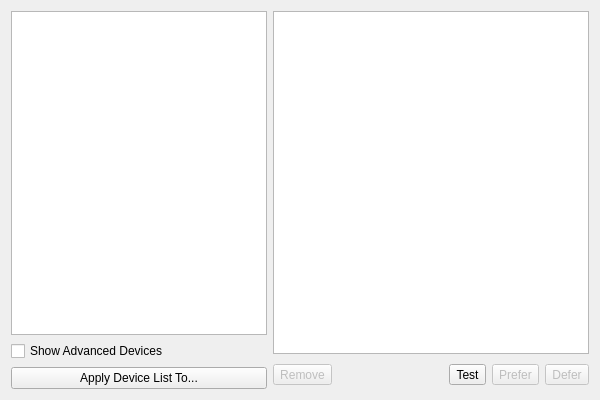
<ui version="4.0" >
 <author>Matthias Kretz &lt;kretz@kde.org></author>
 <class>DevicePreference</class>
 <widget class="QWidget" name="DevicePreference" >
  <property name="geometry" >
   <rect>
    <x>0</x>
    <y>0</y>
    <width>600</width>
    <height>400</height>
   </rect>
  </property>
  <layout class="QGridLayout" >
   <item rowspan="2" row="0" column="0" >
    <layout class="QVBoxLayout" >
     <item>
      <widget class="QTreeView" name="categoryTree" >
       <property name="sizePolicy" >
        <sizepolicy vsizetype="Expanding" hsizetype="Preferred" >
         <horstretch>0</horstretch>
         <verstretch>0</verstretch>
        </sizepolicy>
       </property>
       <property name="contextMenuPolicy" >
        <enum>Qt::CustomContextMenu</enum>
       </property>
       <property name="toolTip" >
        <string>Various categories of outputs.  For each category you may choose what device you wish to output to.</string>
       </property>
       <property name="whatsThis" >
        <string>Various categories of outputs.  For each category you may choose what device you wish to output to.</string>
       </property>
       <property name="itemsExpandable" >
        <bool>false</bool>
       </property>
      </widget>
     </item>
     <item>
      <layout class="QHBoxLayout" >
       <property name="spacing" >
        <number>0</number>
       </property>
       <item>
        <widget class="QCheckBox" name="showCheckBox" >
         <property name="text" >
          <string>Show Advanced Devices</string>
         </property>
        </widget>
       </item>
       <item>
        <spacer>
         <property name="orientation" >
          <enum>Qt::Horizontal</enum>
         </property>
         <property name="sizeType" >
          <enum>QSizePolicy::Preferred</enum>
         </property>
         <property name="sizeHint" stdset="0" >
          <size>
           <width>0</width>
           <height>20</height>
          </size>
         </property>
        </spacer>
       </item>
      </layout>
     </item>
     <item>
      <layout class="QHBoxLayout" >
       <property name="spacing" >
        <number>0</number>
       </property>
       <item>
        <widget class="QPushButton" name="applyPreferencesButton" >
         <property name="text" >
          <string>Apply Device List To...</string>
         </property>
        </widget>
       </item>
       <item>
        <spacer>
         <property name="orientation" >
          <enum>Qt::Horizontal</enum>
         </property>
         <property name="sizeType" >
          <enum>QSizePolicy::Minimum</enum>
         </property>
         <property name="sizeHint" stdset="0" >
          <size>
           <width>0</width>
           <height>20</height>
          </size>
         </property>
        </spacer>
       </item>
      </layout>
     </item>
    </layout>
   </item>
   <item row="0" column="1" >
    <widget class="QTreeView" name="deviceList" >
     <property name="acceptDrops" >
      <bool>true</bool>
     </property>
     <property name="toolTip" >
      <string>Audio Outputs found on your system.  Choose the device that you wish sound to come out of.</string>
     </property>
     <property name="whatsThis" >
      <string>The order determines the preference of the output devices. If for some reason the first device cannot be used Phonon will try to use the second, and
so on.</string>
     </property>
     <property name="horizontalScrollBarPolicy" >
      <enum>Qt::ScrollBarAsNeeded</enum>
     </property>
     <property name="dragEnabled" >
      <bool>true</bool>
     </property>
     <property name="dragDropMode" >
      <enum>QAbstractItemView::InternalMove</enum>
     </property>
     <property name="selectionBehavior" >
      <enum>QAbstractItemView::SelectRows</enum>
     </property>
     <property name="iconSize" >
      <size>
       <width>32</width>
       <height>32</height>
      </size>
     </property>
     <property name="textElideMode" >
      <enum>Qt::ElideNone</enum>
     </property>
     <property name="verticalScrollMode" >
      <enum>QAbstractItemView::ScrollPerPixel</enum>
     </property>
     <property name="horizontalScrollMode" >
      <enum>QAbstractItemView::ScrollPerPixel</enum>
     </property>
     <property name="rootIsDecorated" >
      <bool>false</bool>
     </property>
     <property name="itemsExpandable" >
      <bool>false</bool>
     </property>
    </widget>
   </item>
   <item row="1" column="1" >
    <layout class="QHBoxLayout" >
     <item>
      <widget class="QToolButton" name="removeButton" >
       <property name="enabled" >
        <bool>false</bool>
       </property>
       <property name="text" >
        <string>Remove</string>
       </property>
       <property name="toolButtonStyle" >
        <enum>Qt::ToolButtonTextBesideIcon</enum>
       </property>
      </widget>
     </item>
     <item>
      <spacer>
       <property name="orientation" >
        <enum>Qt::Horizontal</enum>
       </property>
       <property name="sizeHint" stdset="0" >
        <size>
         <width>16</width>
         <height>29</height>
        </size>
       </property>
      </spacer>
     </item>
     <item>
      <widget class="QToolButton" name="testPlaybackButton" >
       <property name="text" >
        <string>Test</string>
       </property>
       <property name="checkable" >
        <bool>true</bool>
       </property>
       <property name="toolButtonStyle" >
        <enum>Qt::ToolButtonTextBesideIcon</enum>
       </property>
      </widget>
     </item>
     <item>
      <widget class="QToolButton" name="preferButton" >
       <property name="enabled" >
        <bool>false</bool>
       </property>
       <property name="toolTip" >
        <string>prefer the selected device</string>
       </property>
       <property name="text" >
        <string>Prefer</string>
       </property>
       <property name="toolButtonStyle" >
        <enum>Qt::ToolButtonTextBesideIcon</enum>
       </property>
      </widget>
     </item>
     <item>
      <widget class="QToolButton" name="deferButton" >
       <property name="enabled" >
        <bool>false</bool>
       </property>
       <property name="toolTip" >
        <string>no preference for the selected device</string>
       </property>
       <property name="text" >
        <string>Defer</string>
       </property>
       <property name="toolButtonStyle" >
        <enum>Qt::ToolButtonTextBesideIcon</enum>
       </property>
      </widget>
     </item>
    </layout>
   </item>
  </layout>
 </widget>
 <layoutfunction spacing="KDialog::spacingHint" margin="KDialog::marginHint" />
 <includes>
  <include location="global" >kdialog.h</include>
 </includes>
 <resources/>
 <connections/>
</ui>
